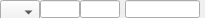
<?xml version="1.0" encoding="UTF-8"?>
<ui version="4.0">
 <class>Form</class>
 <widget class="caFrame" name="Form">
  <property name="geometry">
   <rect>
    <x>0</x>
    <y>0</y>
    <width>205</width>
    <height>18</height>
   </rect>
  </property>
  <property name="minimumSize">
   <size>
    <width>0</width>
    <height>18</height>
   </size>
  </property>
  <property name="windowTitle">
   <string>Form</string>
  </property>
  <property name="windowOpacity">
   <double>0.000000000000000</double>
  </property>
  <property name="lineWidth">
   <number>0</number>
  </property>
  <property name="visibilityMode">
   <enum>caFrame::Background</enum>
  </property>
  <widget class="caLineEdit" name="caROICounts">
   <property name="geometry">
    <rect>
     <x>125</x>
     <y>0</y>
     <width>75</width>
     <height>18</height>
    </rect>
   </property>
   <property name="sizePolicy">
    <sizepolicy hsizetype="Preferred" vsizetype="Preferred">
     <horstretch>0</horstretch>
     <verstretch>0</verstretch>
    </sizepolicy>
   </property>
   <property name="alignment">
    <set>Qt::AlignCenter</set>
   </property>
   <property name="channel" stdset="0">
    <string notr="true">$(P)MCA$(CHAN)ROI:$(ROI):Total_RBV</string>
   </property>
   <property name="foreground">
    <color>
     <red>130</red>
     <green>4</green>
     <blue>0</blue>
    </color>
   </property>
   <property name="background">
    <color>
     <red>255</red>
     <green>255</green>
     <blue>255</blue>
    </color>
   </property>
   <property name="colorMode">
    <enum>caLineEdit::Static</enum>
   </property>
   <property name="precisionMode">
    <enum>caLineEdit::Channel</enum>
   </property>
   <property name="limitsMode">
    <enum>caLineEdit::Channel</enum>
   </property>
   <property name="maxValue">
    <double>1.000000000000000</double>
   </property>
   <property name="minValue">
    <double>0.000000000000000</double>
   </property>
   <property name="fontScaleMode" stdset="0">
    <enum>caLineEdit::WidthAndHeight</enum>
   </property>
   <property name="formatType">
    <enum>caLineEdit::decimal</enum>
   </property>
  </widget>
  <widget class="caTextEntry" name="caROIStart">
   <property name="geometry">
    <rect>
     <x>40</x>
     <y>0</y>
     <width>40</width>
     <height>18</height>
    </rect>
   </property>
   <property name="sizePolicy">
    <sizepolicy hsizetype="Preferred" vsizetype="Preferred">
     <horstretch>0</horstretch>
     <verstretch>0</verstretch>
    </sizepolicy>
   </property>
   <property name="alignment">
    <set>Qt::AlignCenter</set>
   </property>
   <property name="channel" stdset="0">
    <string notr="true">$(P)MCA$(CHAN)ROI:$(ROI):MinX</string>
   </property>
   <property name="foreground">
    <color>
     <red>0</red>
     <green>0</green>
     <blue>0</blue>
    </color>
   </property>
   <property name="background">
    <color>
     <red>236</red>
     <green>236</green>
     <blue>236</blue>
    </color>
   </property>
   <property name="colorMode">
    <enum>caLineEdit::Static</enum>
   </property>
   <property name="precisionMode">
    <enum>caLineEdit::Channel</enum>
   </property>
   <property name="limitsMode">
    <enum>caLineEdit::Channel</enum>
   </property>
   <property name="maxValue">
    <double>1.000000000000000</double>
   </property>
   <property name="minValue">
    <double>0.000000000000000</double>
   </property>
   <property name="fontScaleMode" stdset="0">
    <enum>caLineEdit::WidthAndHeight</enum>
   </property>
   <property name="formatType">
    <enum>caLineEdit::decimal</enum>
   </property>
  </widget>
  <widget class="caTextEntry" name="caROISize">
   <property name="geometry">
    <rect>
     <x>80</x>
     <y>0</y>
     <width>40</width>
     <height>18</height>
    </rect>
   </property>
   <property name="sizePolicy">
    <sizepolicy hsizetype="Preferred" vsizetype="Preferred">
     <horstretch>0</horstretch>
     <verstretch>0</verstretch>
    </sizepolicy>
   </property>
   <property name="alignment">
    <set>Qt::AlignCenter</set>
   </property>
   <property name="channel" stdset="0">
    <string notr="true">$(P)MCA$(CHAN)ROI:$(ROI):SizeX</string>
   </property>
   <property name="foreground">
    <color>
     <red>0</red>
     <green>0</green>
     <blue>0</blue>
    </color>
   </property>
   <property name="background">
    <color>
     <red>236</red>
     <green>236</green>
     <blue>236</blue>
    </color>
   </property>
   <property name="colorMode">
    <enum>caLineEdit::Static</enum>
   </property>
   <property name="precisionMode">
    <enum>caLineEdit::Channel</enum>
   </property>
   <property name="limitsMode">
    <enum>caLineEdit::Channel</enum>
   </property>
   <property name="maxValue">
    <double>1.000000000000000</double>
   </property>
   <property name="minValue">
    <double>0.000000000000000</double>
   </property>
   <property name="fontScaleMode" stdset="0">
    <enum>caLineEdit::WidthAndHeight</enum>
   </property>
   <property name="formatType">
    <enum>caLineEdit::decimal</enum>
   </property>
  </widget>
  <widget class="caMenu" name="camenu">
   <property name="geometry">
    <rect>
     <x>0</x>
     <y>0</y>
     <width>40</width>
     <height>25</height>
    </rect>
   </property>
   <property name="sizePolicy">
    <sizepolicy hsizetype="Preferred" vsizetype="Preferred">
     <horstretch>0</horstretch>
     <verstretch>0</verstretch>
    </sizepolicy>
   </property>
   <property name="font">
    <font>
     <pointsize>7</pointsize>
    </font>
   </property>
   <property name="channel" stdset="0">
    <string notr="true">$(P)MCA$(CHAN)ROI:$(ROI):Use</string>
   </property>
  </widget>
 </widget>
 <customwidgets>
  <customwidget>
   <class>caMenu</class>
   <extends>QComboBox</extends>
   <header>caMenu</header>
  </customwidget>
  <customwidget>
   <class>caTextEntry</class>
   <extends>caLineEdit</extends>
   <header>caTextEntry</header>
  </customwidget>
  <customwidget>
   <class>caFrame</class>
   <extends>QFrame</extends>
   <header>caFrame</header>
   <container>1</container>
  </customwidget>
  <customwidget>
   <class>caLineEdit</class>
   <extends>QLineEdit</extends>
   <header>caLineEdit</header>
  </customwidget>
 </customwidgets>
 <resources/>
 <connections/>
</ui>
